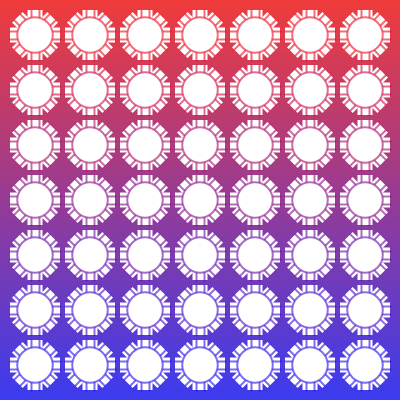
Frame 1 (no input)
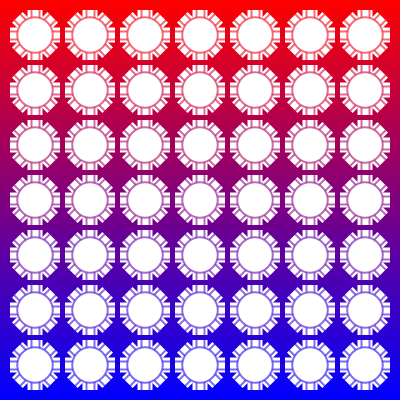
Frame 2 (the mouse pressed at the canvas centre, redrawn once)

The Processing sketch that drew these frames (run headless with seeded random() and noise(); the mouse was pressed at the canvas centre and the sketch redrawn once):

// Processing sketch: processing_39174
// ── processing_39174.pde

// a design based off of the current shirt i am wearing

void setup() {
  size(400, 400);
  smooth();
  colorMode(RGB, height);
}

void draw() {
  for (int p=0; p<height; p++) {
    for (int g=0; g<width; g++) {
      stroke(height-g, 0, g);
      point(p, g);
      //this is the color gradient i was looking for
    }
  }

  for (int a=35; a<height; a+=55) {
    for (int b=35; b<width; b+=55) { 
      sun(a, b); 
      //this repeats the sun on a grid
    }
  }
  noLoop();
}

void sun(float x, float y) {  //this function contains the repeating sun graphic
  pushMatrix();
  translate(x, y);

  strokeWeight(2);
  rectMode(CENTER);

  noStroke();
  rect(0, 0, 15, 50);
  rect(0, 0, 50, 15);

  stroke(height-y, 0, y, 230);  //to make the line match the background
  line(4, -25, 4, 25);
  line(-4, -25, -4, 25);
  line(-25, 4, 25, 4);
  line(-25, -4, 25, -4);

  rotate(radians(45));  //to make the diagnoal rectangles


  noStroke();
  rect(0, 0, 15, 50);
  rect(0, 0, 50, 15);

  stroke(height-y, 0, y, 230);  //to make the line match the background
  line(4, -25, 4, 25);
  line(-4, -25, -4, 25);
  line(-25, 4, 25, 4);
  line(-25, -4, 25, -4);

  ellipse(0, 0, 36, 36);  //circle on top
  popMatrix();
}
